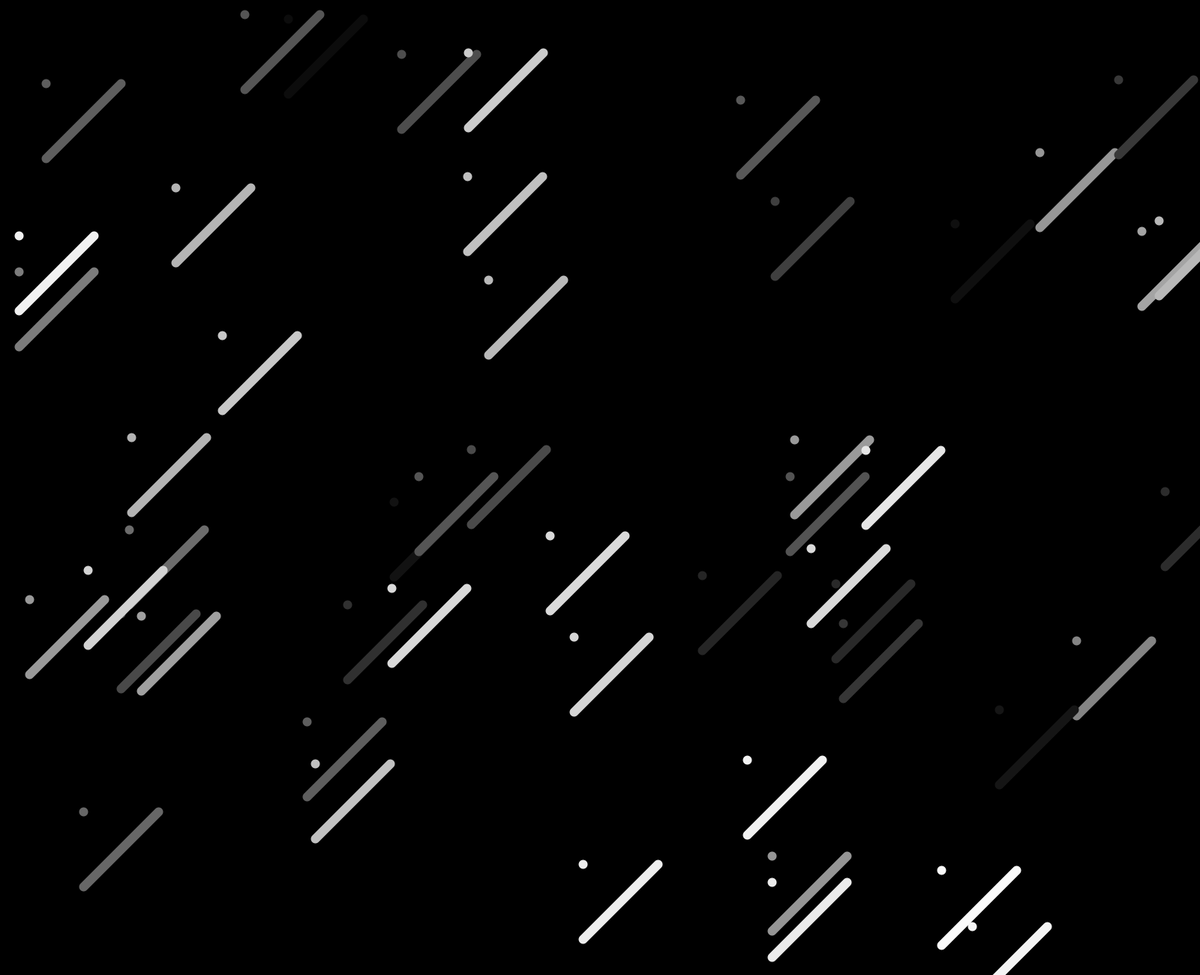
Frame 1 (no input)
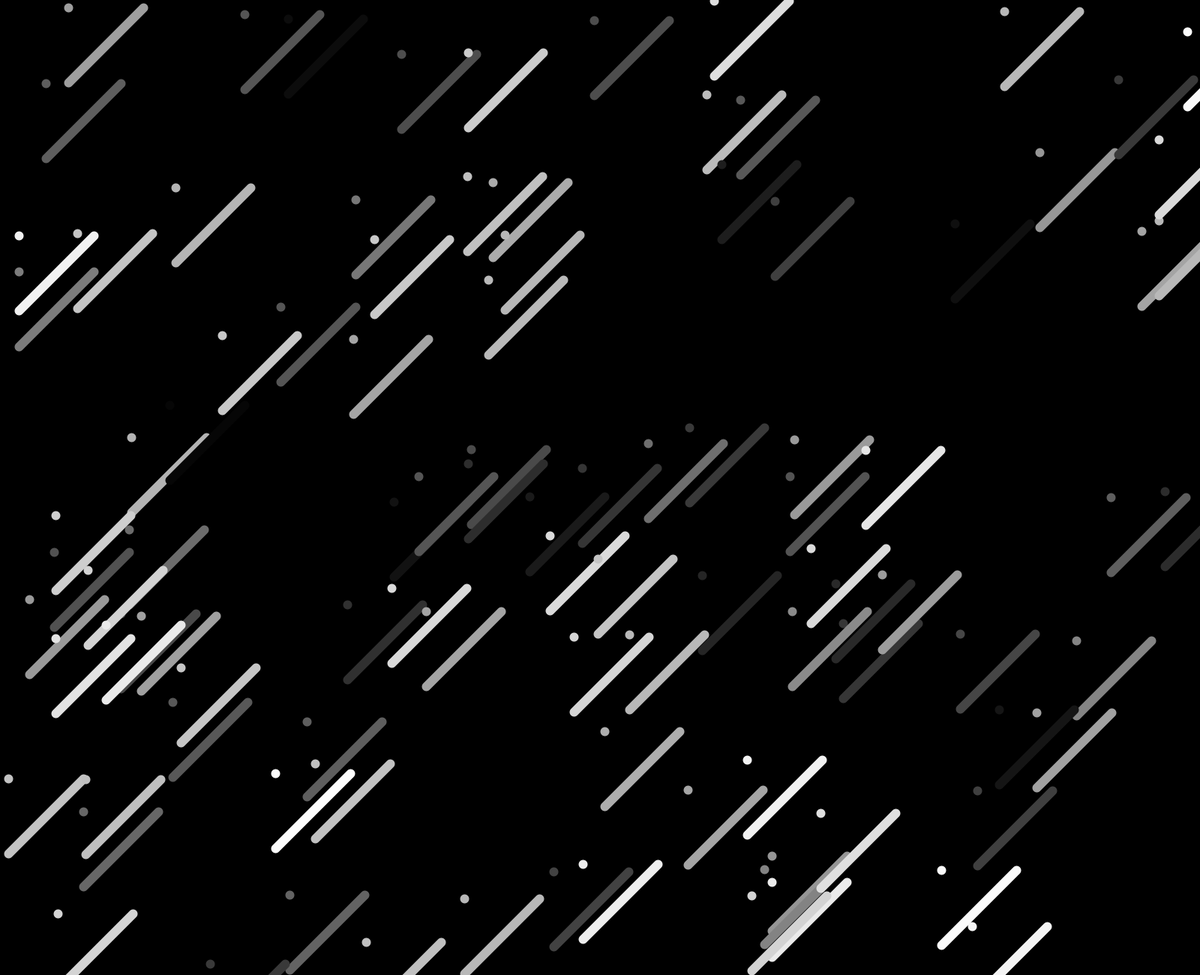
Frame 2 (the mouse pressed at the canvas centre, redrawn once)

The Processing sketch that drew these frames (run headless with seeded random() and noise(); the mouse was pressed at the canvas centre and the sketch redrawn once):

// Processing sketch: Assignment_4
// ── Assignment_4.pde

void setup() {
 size(1600, 1300);
 background(0);
 smooth();
 noLoop();
 noFill();
 noStroke();
 }
 void draw() {
 for (int i = 0; i < 50; i++) { // Draw 50  shapes
 drawX(int(random(255)), int(random(30)),
 int(random(width)), int(random(height)), 100);
 }
 }
 void drawX(int red, int weight, int x, int y, int size) {
 stroke(red);
 strokeCap(ROUND);
 strokeWeight(12);
 line(x, y, x, y);
 line(x+size, y, x, y+size);
 
 }
